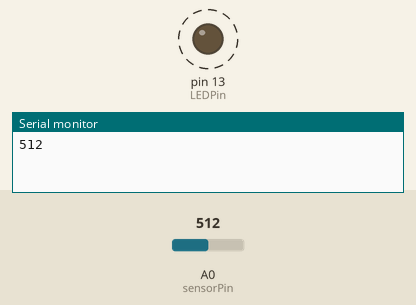
Recording of a sketch running on a simulated Arduino Uno, built with avr-gcc and run on an emulated ATmega328P. Parts: output pins drawn as LEDs (lit = HIGH), the last lines printed to the serial monitor. Dashed ring = blinking. Inputs (shaded band) come from the test bench; at power-on: A0 (sensorPin) = 512.

Above: at 1.8 s.
1.9 s: A0 (sensorPin) set to 306
At 2.2 s:
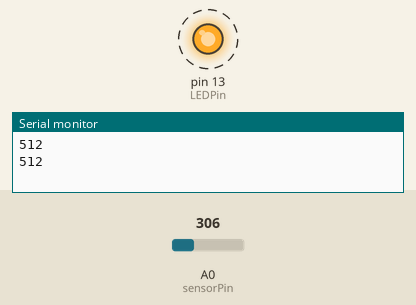
5.4 s: A0 (sensorPin) set to 122
At 5.56 s:
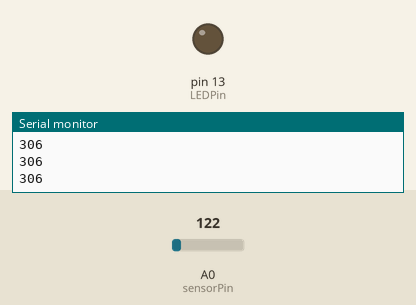
Timing chart, 0 to 14.9 s (numbered marks = the images above; inputs shaded):
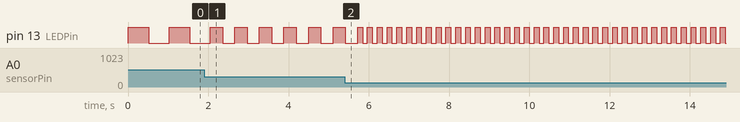

Measured:
- after the input at 1.9 s, pin 13 (LEDPin): alternates HIGH for 0.31 s and LOW for 0.31 s, starting after 0.46 s
- by itself, pin 13 (LEDPin): alternates HIGH for 0.51 s and LOW for 0.51 s

The sketch:

sketch_jul16a.ino
```cpp
int sensorPin = A0;
int LEDPin = 13;
int sensorValue = 0;

void setup() {
  // put your setup code here, to run once:
  Serial.begin(9600);
  pinMode(LEDPin,OUTPUT);
}

void loop() {
  // put your main code here, to run repeatedly:
  sensorValue = analogRead(sensorPin);
  digitalWrite(LEDPin,HIGH);
  delay(sensorValue);
  digitalWrite(LEDPin,LOW);
  delay(sensorValue);
  Serial.println(sensorValue);
}
```
